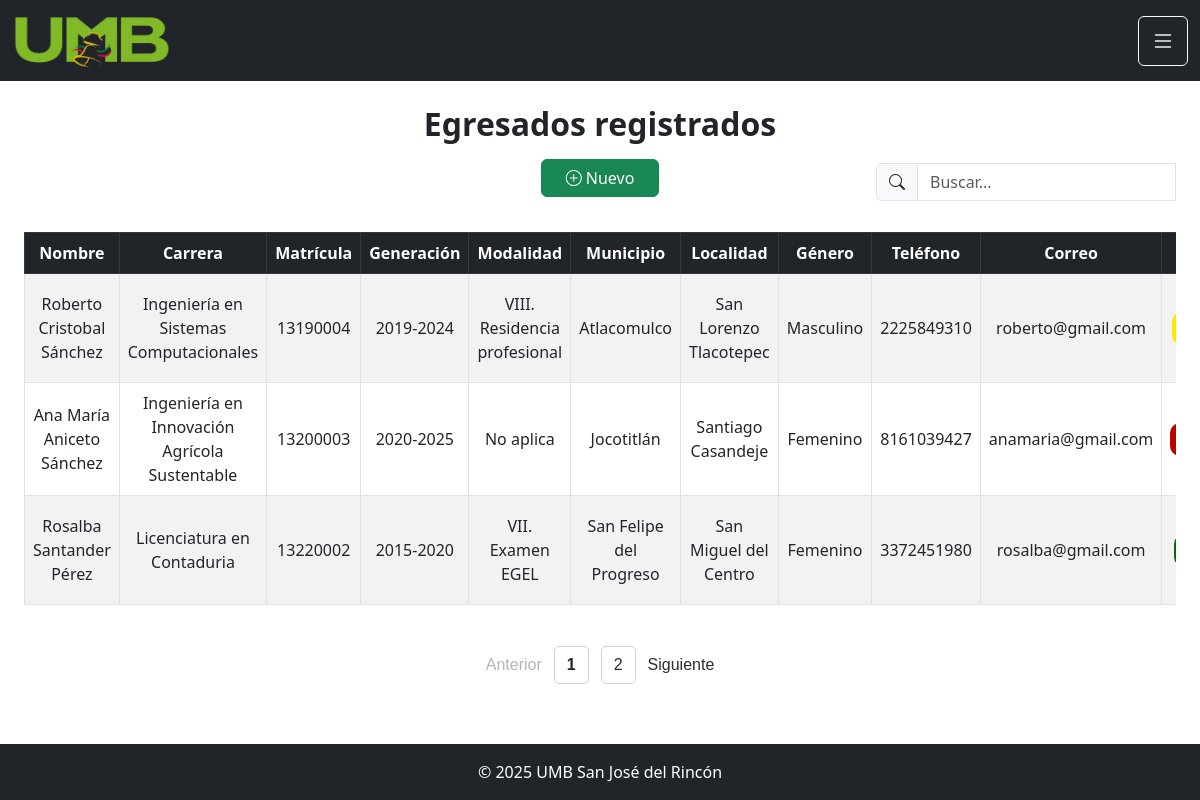
Screenshot of /egresados (signed in) with the database file from the repository.
### tables this page shows
CREATE TABLE egresados (
    id_egresado INTEGER PRIMARY KEY AUTOINCREMENT,
    nombre_completo TEXT NOT NULL,
    id_carrera INTEGER NOT NULL,
    matricula TEXT NOT NULL UNIQUE,
    generacion TEXT NOT NULL,
    estatus TEXT NOT NULL,
    id_municipio INTEGER NOT NULL,
    id_localidad INTEGER NOT NULL,
    genero TEXT NOT NULL,
    telefono TEXT,
    correo TEXT NOT NULL UNIQUE, fotografia TEXT, modalidad TEXT,

    FOREIGN KEY (id_carrera) REFERENCES carreras(id_carrera),
    FOREIGN KEY (id_municipio) REFERENCES municipios(id_municipio),
    FOREIGN KEY (id_localidad) REFERENCES localidades(id_localidad)
);

CREATE TABLE carreras (
    id_carrera INTEGER PRIMARY KEY AUTOINCREMENT,
    nombre_carrera TEXT NOT NULL,
    id_ues INTEGER NOT NULL,

    FOREIGN KEY (id_ues) REFERENCES ues(id_ues)
);

CREATE TABLE municipios (
    id_municipio INTEGER PRIMARY KEY AUTOINCREMENT,
    nombre_municipio TEXT NOT NULL,
    estado TEXT NOT NULL
);

CREATE TABLE localidades (
    id_localidad INTEGER PRIMARY KEY AUTOINCREMENT,
    nombre_localidad TEXT NOT NULL,
    id_municipio INTEGER NOT NULL,

    FOREIGN KEY (id_municipio) REFERENCES municipios(id_municipio)
);

### app.py (the view)
@app.route("/egresados")
def egresados():
    if "admin_id" not in session:
        return redirect(url_for("index"))
    import math
    buscar = request.args.get("buscar", "")
    pagina = int(request.args.get("pagina", 1))
    por_pagina = 3
    offset = (pagina - 1) * por_pagina
    conn = get_db_connection()
    cursor = conn.cursor()
    cursor.execute("""
        SELECT id_carrera, nombre_carrera
        FROM carreras
    """)
    carreras = cursor.fetchall()
    cursor.execute("""
        SELECT id_municipio, nombre_municipio
        FROM municipios
    """)
    municipios = cursor.fetchall()
    cursor.execute("""
        SELECT id_localidad,
               nombre_localidad,
               id_municipio
        FROM localidades
    """)
    localidades = cursor.fetchall()
    if buscar:
        cursor.execute("""
            SELECT COUNT(*)
            FROM egresados e
            JOIN carreras c ON e.id_carrera = c.id_carrera
            JOIN municipios m ON e.id_municipio = m.id_municipio
            JOIN localidades l ON e.id_localidad = l.id_localidad
            WHERE e.nombre_completo LIKE ?
               OR e.matricula LIKE ?
               OR c.nombre_carrera LIKE ?
        """, (f"%{buscar}%",)*3)
    else:
        cursor.execute("SELECT COUNT(*) FROM egresados")
    total = cursor.fetchone()[0]
    total_paginas = math.ceil(total / por_pagina)
    if buscar:
        cursor.execute("""
            SELECT
                e.id_egresado,
                e.nombre_completo,
                c.nombre_carrera,
                e.matricula,
                e.generacion,
                e.modalidad,
                m.nombre_municipio,
                l.nombre_localidad,
                e.genero,
                e.telefono,
                e.correo,
                e.estatus,
                e.fotografia
            FROM egresados e
            JOIN carreras c ON e.id_carrera = c.id_carrera
            JOIN municipios m ON e.id_municipio = m.id_municipio
            JOIN localidades l ON e.id_localidad = l.id_localidad
            WHERE e.nombre_completo LIKE ?
               OR e.matricula LIKE ?
               OR c.nombre_carrera LIKE ?
            ORDER BY e.id_egresado DESC
            LIMIT ? OFFSET ?
        """, (f"%{buscar}%",)*3 + (por_pagina, offset))
    else:
        cursor.execute("""
            SELECT
                e.id_egresado,
                e.nombre_completo,
                c.nombre_carrera,
                e.matricula,
                e.generacion,
                e.modalidad,
                m.nombre_municipio,
                l.nombre_localidad,
                e.genero,
                e.telefono,
                e.correo,
                e.estatus,
                e.fotografia
            FROM egresados e
            JOIN carreras c ON e.id_carrera = c.id_carrera
            JOIN municipios m ON e.id_municipio = m.id_municipio
            JOIN localidades l ON e.id_localidad = l.id_localidad
            ORDER BY e.id_egresado DESC
            LIMIT ? OFFSET ?
        """, (por_pagina, offset))
    egresados = cursor.fetchall()
    conn.close()
    return render_template(
        "egresados.html",
        egresados=egresados,
        carreras=carreras,
        municipios=municipios,
        localidades=localidades,
        pagina=pagina,
        total_paginas=total_paginas,
        buscar=buscar,
        nombre_admin=session.get("nombre_admin", "Administrador")
    )

### app.py (called while the page is built)
def get_db_connection():
    conn = sqlite3.connect("seguimiento_egresados.db")
    conn.row_factory = sqlite3.Row
    return conn

### templates/egresados.html (shortened to what this page needs)
<!DOCTYPE html>
<html lang="es">
<head>
<link rel="stylesheet" href="/static/css/egresados.css" />
<link href="https://cdn.jsdelivr.net/npm/bootstrap@5.3.0/dist/css/bootstrap.min.css" rel="stylesheet">
<link rel="stylesheet" href="https://cdn.jsdelivr.net/npm/bootstrap-icons@1.11.1/font/bootstrap-icons.css">
</head>
<body>
<nav class="navbar navbar-expand-lg navbar-dark bg-dark">
    <div class="container-fluid">
        <a class="navbar-brand" href="#">
            <img src="/static/img/umb.png" alt="Logo" width="160" height="55">
        </a>
        <button class="btn btn-outline-light ms-auto" onclick="toggleMenu()">
            <i class="bi bi-list fs-4"></i>
        </button>
    </div>
</nav>
<main class="container-fluid mt-4 px-4">
<h2 class="text-center fw-bold">Egresados registrados</h2>
<div class="text-center mt-3 mb-3">
    <button class="btn btn-success px-4" data-bs-toggle="modal" data-bs-target="#modalNuevo">
        <i class="bi bi-plus-circle"></i> Nuevo
    </button>
</div>
<form class="d-flex justify-content-end mb-3" onsubmit="return false;">
  <div class="input-group" style="max-width:300px; position:relative;">
    <span class="input-group-text">
      <i class="bi bi-search"></i>
    </span>
    <input type="text"
      id="inputBuscar"
      class="form-control"
      placeholder="Buscar..."
      value="{{ buscar }}"
      autocomplete="off">
  </div>
</form>
<div class="table-responsive">
<table class="table table-striped table-bordered text-center align-middle">
<thead class="table-dark">
<tr>
    <th>Nombre</th>
    <th>Carrera</th>
    <th>Matrícula</th>
    <th>Generación</th>
    <th>Modalidad</th>
    <th>Municipio</th>
    <th>Localidad</th>
    <th>Género</th>
    <th>Teléfono</th>
    <th>Correo</th>
    <th>Estatus</th>
</tr>
</thead>
<tbody>
{% for egresado in egresados %}
<tr>
    <td>{{ egresado.nombre_completo }}</td>
    <td>{{ egresado.nombre_carrera }}</td>
    <td>{{ egresado.matricula }}</td>
    <td>{{ egresado.generacion }}</td>
    <td>{{ egresado.modalidad }}</td>
    <td>{{ egresado.nombre_municipio }}</td>
    <td>{{ egresado.nombre_localidad }}</td>
    <td>{{ egresado.genero }}</td>
    <td>{{ egresado.telefono }}</td>
    <td>{{ egresado.correo }}</td>
    <td>
    {% if egresado.estatus == "No titulado" %}
        <span class="badge-estatus badge-egresado">No titulado</span>
    {% elif egresado.estatus == "En proceso" %}
        <span class="badge-estatus badge-seguimiento">En proceso</span>
    {% elif egresado.estatus == "Titulado" %}
        <span class="badge-estatus badge-titulado">Titulado</span>
    {% else %}
        {{ egresado.estatus }}
    {% endif %}
</td>
</tr>
{% endfor %}
</tbody>
</table>
</div>
<div class="paginacion">
{% if pagina > 1 %}
    <a href="?pagina={{ pagina-1 }}&buscar={{ buscar }}">Anterior</a>
{% else %}
    <span class="disabled">Anterior</span>
{% endif %}
{% if pagina == 1 %}
    <span class="pagina-activa">1</span>
{% else %}
    <a class="pagina" href="?pagina=1&buscar={{ buscar }}">1</a>
{% endif %}
{% if total_paginas > 1 %}
    {% if pagina == total_paginas %}
        <span class="pagina-activa">{{ total_paginas }}</span>
    {% else %}
        <a class="pagina" href="?pagina={{ total_paginas }}&buscar={{ buscar }}">
            {{ total_paginas }}
        </a>
    {% endif %}
{% endif %}
{% if pagina < total_paginas %}
    <a href="?pagina={{ pagina+1 }}&buscar={{ buscar }}">Siguiente</a>
{% else %}
    <span class="disabled">Siguiente</span>
{% endif %}
</div>
</main>
<footer class="footer text-center p-3 bg-dark text-white">
© 2025 UMB San José del Rincón
</footer>
</body>
</html>

### static/css/egresados.css (style rules this page uses)
body { margin: 0; font-family: Arial, sans-serif; }
.footer { background-color: #212529; color: white; width: 100%; margin-top: auto; }
body { display:flex; flex-direction:column; min-height:100vh; }
main { flex:1; }
.paginacion { display: flex; justify-content: center; align-items: center; gap: 12px; margin-top: 25px; font-family: Arial; }
.paginacion a { text-decoration: none; color: #2d2d2d; font-weight: 500; }
.paginacion .disabled { color: #b5b5b5; }
.pagina, .pagina-activa { padding: 6px 12px; border: 1px solid #d1d1d1; border-radius: 5px; }
.pagina { background: white; }
.pagina-activa { background: white; font-weight: bold; }
.badge-estatus { padding:6px 10px; border-radius:10px; font-weight:bold; }
.badge-egresado { background:#b90202; color:white; }
.badge-seguimiento { background:#ffe603; color:#000; }
.badge-titulado { background:#026d05; color:white; }
.badge-estatus { white-space: nowrap; display: inline-block; padding: 6px 10px; font-size: 0.85rem; min-width: 90px; text-align: center; }
.input-group { margin-top: -50px; margin-bottom: 15px; display: flex; justify-content: flex-end; }

### rows the page displays
egresados: nombre_completo "Roberto Cristobal Sánchez", nombre_carrera "Ingeniería en Sistemas Computacionales", matricula "13190004", generacion "2019-2024", modalidad "VIII. Residencia profesional", nombre_municipio "Atlacomulco", nombre_localidad "San Lorenzo Tlacotepec", genero "Masculino", telefono "2225849310", correo "roberto@gmail.com"
egresados: nombre_completo "Ana María Aniceto Sánchez", nombre_carrera "Ingeniería en Innovación Agrícola Sustentable", matricula "13200003", generacion "2020-2025", modalidad "No aplica", nombre_municipio "Jocotitlán", nombre_localidad "Santiago Casandeje", genero "Femenino", telefono "8161039427", correo "anamaria@gmail.com"
egresados: nombre_completo "Rosalba Santander Pérez", nombre_carrera "Licenciatura en Contaduria", matricula "13220002", generacion "2015-2020", modalidad "VII. Examen EGEL", nombre_municipio "San Felipe del Progreso", nombre_localidad "San Miguel del Centro", genero "Femenino", telefono "3372451980", correo "rosalba@gmail.com"

### other values shown
{{ total_paginas }} "2"
